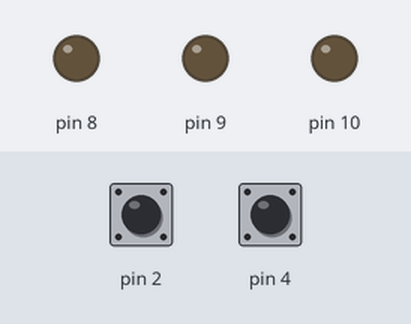
Bench run of a sketch on a simulated Arduino Uno, built with avr-gcc and run on an emulated ATmega328P. Shown: output pins drawn as LEDs (lit = HIGH). Inputs (shaded band) come from the test bench; at power-on: pin 4 HIGH, pin 2 HIGH.

Above: at 1.2 s.
1.3 s: pin 4 pulled LOW for 0.15 s
At 1.8 s:
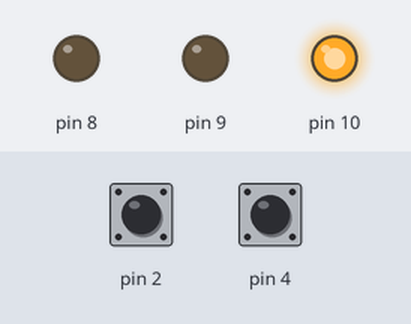
2.9 s: pin 2 pulled LOW for 0.15 s
At 4.2 s:
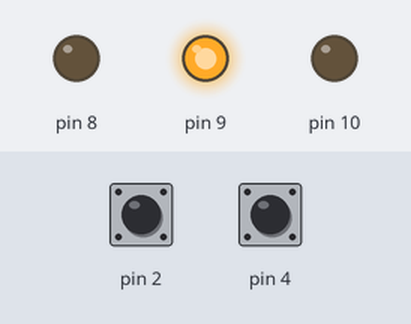
4.5 s: pin 2 pulled LOW for 1 s
At 6.7 s:
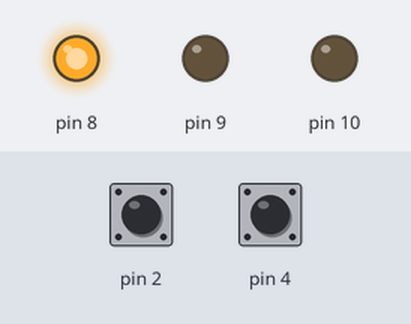
7.0 s: pin 2 pulled LOW for 3.2 s
At 11.4 s:
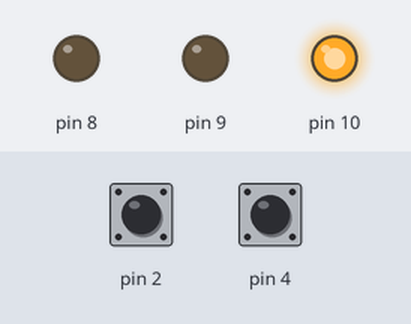
11.7 s: pin 4 pulled LOW for 1 s
At 13.4 s:
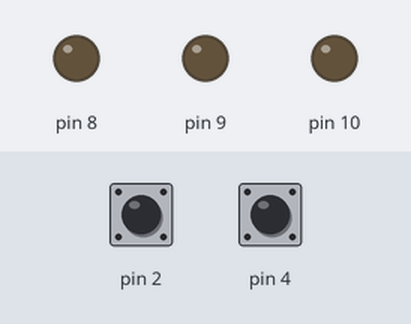
Timing chart, 0 to 14.9 s (numbered marks = the images above; inputs shaded):
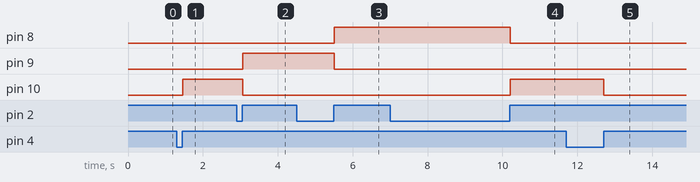

Measured:
- after the input at 1.3 s, pin 10: LOW → HIGH after 0.16 s
- after the input at 2.9 s, pin 9: LOW → HIGH after 0.16 s; pin 10: HIGH → LOW after 0.16 s
- after the input at 4.5 s, pin 8: LOW → HIGH after 1.0 s; pin 9: HIGH → LOW after 1.0 s
- after the input at 7.0 s, pin 8: HIGH → LOW after 3.2 s; pin 10: LOW → HIGH after 3.2 s
- after the input at 11.7 s, pin 10: HIGH → LOW after 1.0 s

The sketch:

double_button.ino
```cpp
#include "Led.h"
#include "SwitchButton.h"

LED RedLed(10);
LED GreenLed(9);
LED YellowLed(8);
SwitchButton RightBtn(2);
SwitchButton LeftBtn(4);

void Turn_off(){
  RedLed.off();
  GreenLed.off();
  YellowLed.off();
}

void RightSwitchCase(unsigned long Switch){
    switch (Switch){
        case 0:
         RedLed.on();
         GreenLed.off();
         YellowLed.off();
        break;
        case 2:
         RedLed.off();
         GreenLed.on();
         YellowLed.off();
        break;
        case 4:
         RedLed.off();
         GreenLed.off();
         YellowLed.on();
        break;
    }
}

void LeftSwitchCase(unsigned long LeftSwitch,unsigned long RightSwitch){
    unsigned long LeftSwitchCount = LeftSwitch %4;
    unsigned long RightSwitchCount = RightSwitch %6;
    switch (LeftSwitchCount){
        case 0:
        Turn_off();
        break;
        case 2:
        RightSwitchCase(RightSwitchCount);
        break;
    }
}
void setup() {
  // put your setup code here, to run once:
  Serial.begin(115200);
}

void loop() {
  // put your main code here, to run repeatedly:
   unsigned long RightCounts = RightBtn.getStateChangeCount();
   unsigned long LeftCounts = LeftBtn.getStateChangeCount();

   LeftSwitchCase(LeftCounts,RightCounts);
}
```
